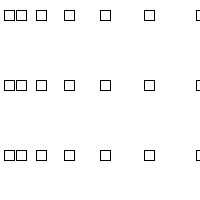
Frame 1 (no input)
Frame 60 (the mouse pressed at the canvas centre just before this capture): identical to frame 1, image omitted
Frame 120 (the mouse held since frame 60 and released just before this capture): identical to frame 1, image omitted

The Processing sketch that drew this single still picture (run headless with seeded random() and noise(); from frame 60 on, the mouse is pressed at the canvas centre):

// Processing sketch: processing_93242
// ── processing_93242.pde

void setup() {
  size (200, 200);
  background (255);
}

void draw() {
    int y=2;
    fill (y*255, y+255);
    stroke (0);
    
  while (y<=200) {
    rect (y*y, 10, 10, 10);   
    rect (y*y,80, 10, 10);
    
    rect (y*y, 150, 10, 10);
          
y=y+2;  }
}
